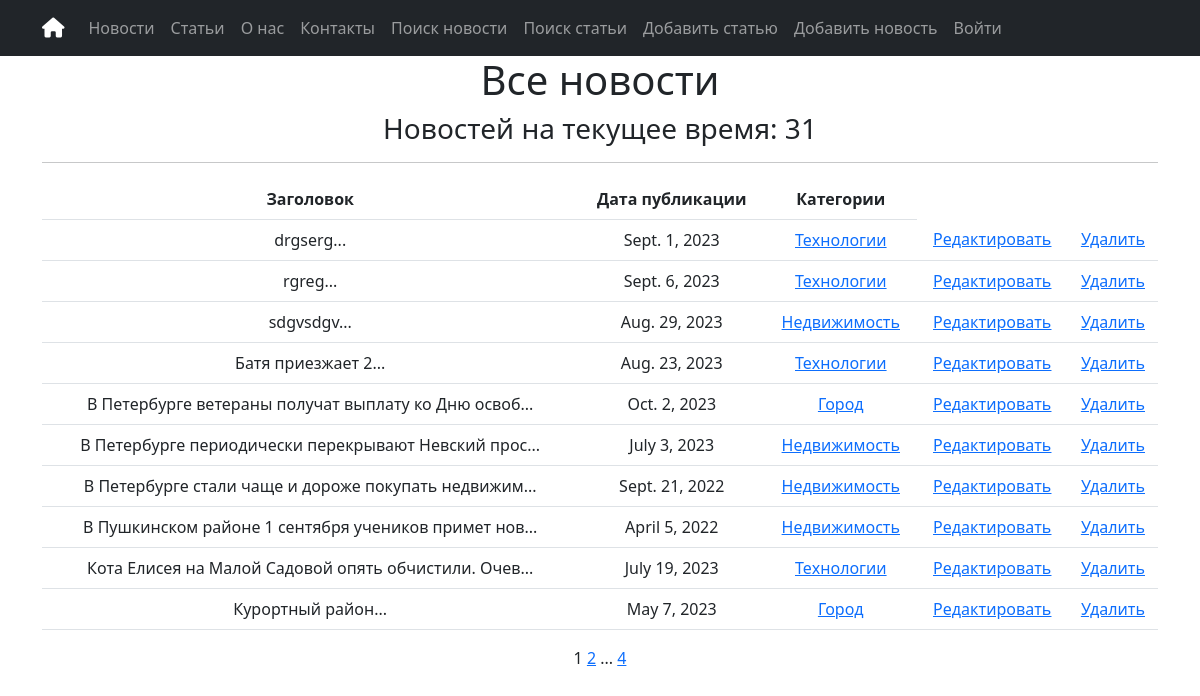
Before: /news/ with the older database file.
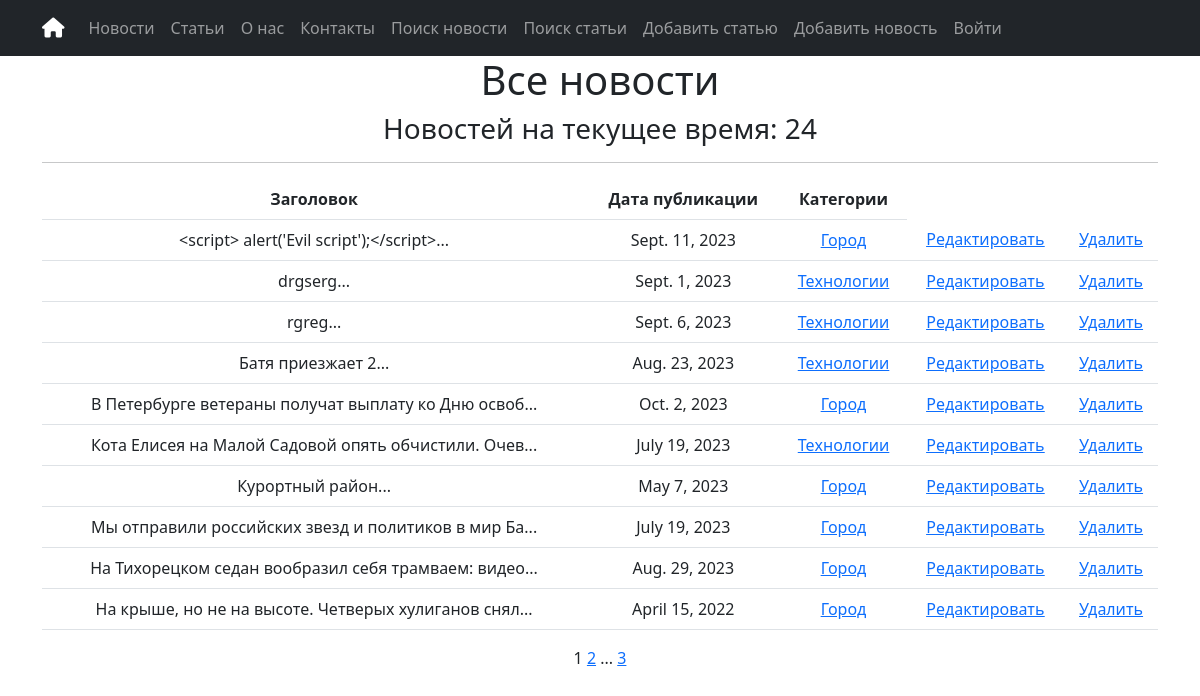
After: the same page with the newer database file.
### simpleapp/models.py (models this page shows, shortened)
class News(models.Model):
    title = models.CharField(
        max_length=50,
        unique=True,  # названия товаров не должны повторяться
    )
    description = models.TextField()
    date = models.DateField(help_text=("YYYY-MM-DD"))
    category = models.ManyToManyField(
        Category,
        related_name="news",  # все новости в категории будут доступны через поле news
    )
    class Meta:
        verbose_name_plural = "News"

class Category(models.Model):
    name = models.CharField(max_length=100, unique=True)
    subscribers = models.ManyToManyField(User, related_name="categories")
    def __str__(self):
        return self.name.title()
    class Meta:
        verbose_name_plural = "Categories"

### simpleapp/views.py (the view)
# urls.py: path("", cache_page(60)(NewsList.as_view()), name="news_list"),
class NewsList(ListView):
    model = News
    ordering = "title"
    template_name = "news.html"
    context_object_name = "news"
    paginate_by = 10  # вот так мы можем указать количество записей на странице
    def get_context_data(self, **kwargs):
        context = super().get_context_data(**kwargs)
        context["next_sale"] = f"Новостей на текущее время:"
        return context

### templates/news.html (shortened to what this page needs)
{% extends 'flatpages/default.html' %}
{% load custom_filters %}
{% load custom_tags %}
{% load cache %}
{% cache 30 header %}
{% block content %}
<h1>Все новости</h1>
{% if page_obj.paginator.count > 0 %}
<h3> {{ next_sale }} {{ page_obj.paginator.count }}</h3>
{% endif %}
<hr>
{% if news %}
<table class="table" style="width: 100%;">
    <thead>
        <tr>
            <th>Заголовок</th>
            <th>Дата публикации</th>
            <th>Категории</th>
        </tr>
    </thead>
    <tbody>
        {% for item in news %}
        <tr>
            <td>
                <a class="nav-link" href="{% url 'news_detail' pk=item.pk %}">{{ item.title|truncatewords:20}}...</a>
            </td>
            <td>{{ item.date }}</td>
            <td>
                {% for category in item.category.all %}
                <a href="{% url 'category_details' category.id %}">{{ category }}</a>
                {% endfor %}
            </td>
            <td>
                <a href="{% url 'news_update' item.id %}"><u>Редактировать</u></a>
            </td>
            <td>
                <a href="{% url 'news_delete' item.id %}"><u>Удалить</u></a>
            </td>
        </tr>
        {% endfor %}
    </tbody>
</table>
{% else %}
<h2>Новостей нет!</h2>
{% endif %}
{% if page_obj.paginator.count > 0 %}
{{ page_obj.number }}
{% if page_obj.has_next %}
<a href="?page={{ page_obj.next_page_number }}">{{ page_obj.next_page_number }}</a>
{% if paginator.num_pages != page_obj.next_page_number %}
...
<a href="?page={{ page_obj.paginator.num_pages }}">{{ page_obj.paginator.num_pages }}</a>
{% endif %}
{% endif %}
{% endif %}
{% endblock content %}
{% endcache %}

Changed rows visible on the page:
removed News: title "sdgvsdgv", date "Aug. 29, 2023"
no longer on this page (row unchanged): Category: name "Недвижимость"
removed News: title "В Петербурге периодически перекрывают Невский прос", date "July 3, 2023"
removed News: title "В Петербурге стали чаще и дороже покупать недвижим", date "Sept. 21, 2022"
removed News: title "В Пушкинском районе 1 сентября учеников примет нов", date "April 5, 2022"
added News: title "<script> alert('Evil script');</script>", date "Sept. 11, 2023", Category (name "Город")
now on this page (row unchanged): News: title "Мы отправили российских звезд и политиков в мир Ба", date "July 19, 2023", Category (name "Город")
now on this page (row unchanged): News: title "На Тихорецком седан вообразил себя трамваем: видео", date "Aug. 29, 2023", Category (name "Город")
now on this page (row unchanged): News: title "На крыше, но не на высоте. Четверых хулиганов снял", date "April 15, 2022", Category (name "Город")
Other visible differences:
{{ page_obj.paginator.count }}: "31" → "24"
{{ page_obj.paginator.num_pages }}: "4" → "3"
